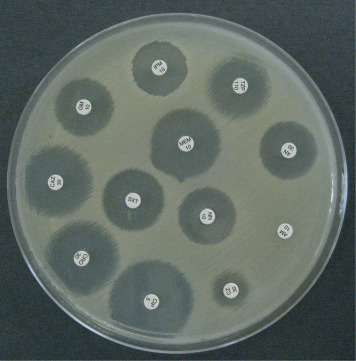
#> input picture datasets/disc_diffusion.jpg, 356 x 361 px
$ jupyter execute HoughCircles.ipynb
#> lines starting #> are read from the running program, lines starting #| are printed output that depends on the picture; after the words box and inside, x2 and y2 are one past the last pixel; in counts of white or black regions, pixels touching at a corner belong together
[cell 1]
import cv2
import os
import numpy as np

[cell 2]
img = cv2.imread(os.path.join("datasets", "disc_diffusion.jpg"))
#> img is the input picture: shape (361, 356, 3); mean B, G, R 99.2, 104.7, 94.1
output = img.copy()

[cell 3]
#Convert image to Grayscale
gray = cv2.cvtColor(img,cv2.COLOR_BGR2GRAY)

[cell 4]
#Blur image
gray = cv2.GaussianBlur(gray, (3,3), 0)

[cell 5]
#Canny edge detection
edges = cv2.Canny(gray, 50, 200)
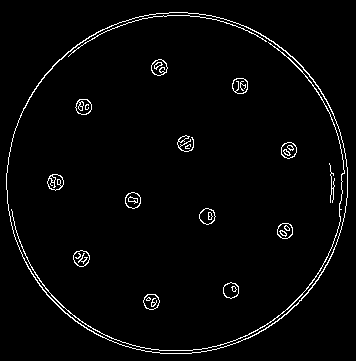
#> edges: shape (361, 356); 2.6% white in thin lines or dots
cv2.imshow('edges', edges)

[cell 6]
# # detect circles
circles = cv2.HoughCircles(image=gray,
                            method=cv2.HOUGH_GRADIENT,
                            dp=1.1,
                            param1=57,
                            param2=35,
                            minDist=30,
                            minRadius=8,
                            maxRadius=60)
#> circles = [[132.6, 199.7, 30.66], [151.2, 300.9, 41.11], [206.2, 216.2, 28.9], [288.8, 150.2, 29.34], [83.05, 256.9, 37.48], [83.05, 106.2, 29.34], [56.65, 180.9, 34.51], [185.4, 143.6, 35.39], [237.1, 87.45, 31.32], [158.9, 69.85, 28.35], [230.5, 289.9, 17.9]]

rcircles = np.uint16(np.around(circles))
#> rcircles = [[133, 200, 31], [151, 301, 41], [206, 216, 29], [289, 150, 29], [83, 257, 37], [83, 106, 29], [57, 181, 35], [185, 144, 35], [237, 87, 31], [159, 70, 28], [230, 290, 18]]

if circles is not None:
    circles = np.round(circles[0, :]).astype("int")
#> circles has the same summary as rcircles
    print ("Number of circles:", len(circles))
#| Number of circles: 11

    # Count circles
    count=1
    for (x, y, r) in circles:
        #Calculate radius in mm:
        r_mm = round(r/53.3, 2)
        # Create outer circle
        cv2.circle(output, (x,y), r, (0, 0, 0), 1)
        # Create center rectangle
        cv2.rectangle(output, (x-2, y-2), (x+2, y+2), (0,255,0), -1)
        # Add radius to center
        cv2.putText(output, str(r_mm),
                    (x-15, y-5),
                    cv2.FONT_HERSHEY_COMPLEX_SMALL,
                    0.7, (0, 0, 0), 1)
        # Print the radius of detected circles in pixels and mm
        print ('c' + str(count) + ' ' + str(r_mm) + ' ' + str(r))
        count += 1
#> this loop made 11 passes
#> (x, y, r, r_mm) on passes 1 to 11: (133, 200, 31, 0.58), (151, 301, 41, 0.77), (206, 216, 29, 0.54), (289, 150, 29, 0.54), (83, 257, 37, 0.69), (83, 106, 29, 0.54), (57, 181, 35, 0.66), (185, 144, 35, 0.66), (237, 87, 31, 0.58), (159, 70, 28, 0.53), (230, 290, 18, 0.34)
#| c1 0.58 31
#| c2 0.77 41
#| c3 0.54 29
#| c4 0.54 29
#| c5 0.69 37
#| c6 0.54 29
#| c7 0.66 35
#| c8 0.66 35
#> (further printed lines are left out)
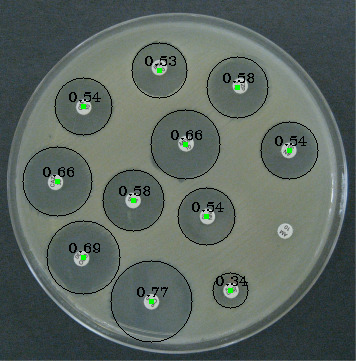
#> output: shape (361, 356, 3); 2.64% of pixels changed, all inside (x1, y1, x2, y2) = (22, 42, 319, 343)
#> after the loop, count = 12

    cv2.imshow("output", np.hstack([img, output]))
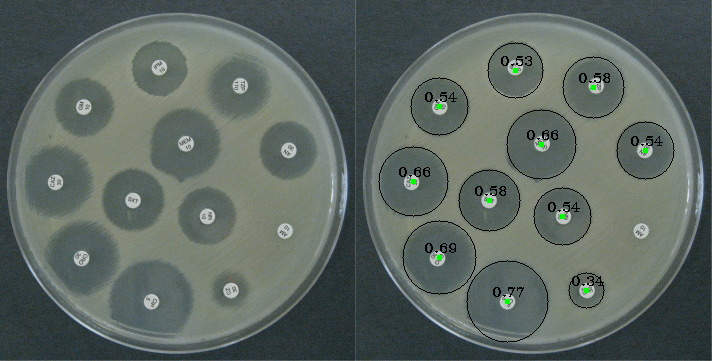
#> window 'output': shape (361, 712, 3); mean B, G, R 97.7, 103.4, 92.7
    cv2.waitKey(0)
